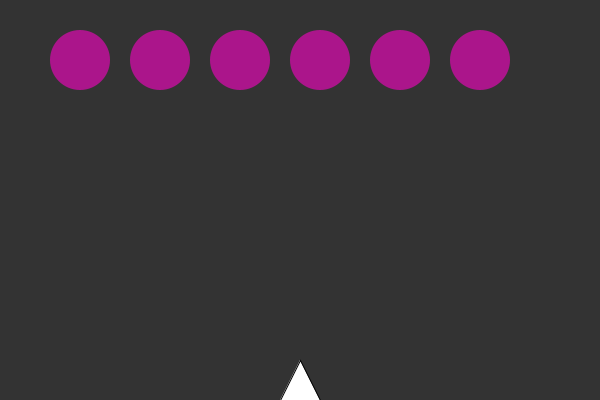
Frame 1 (no input)
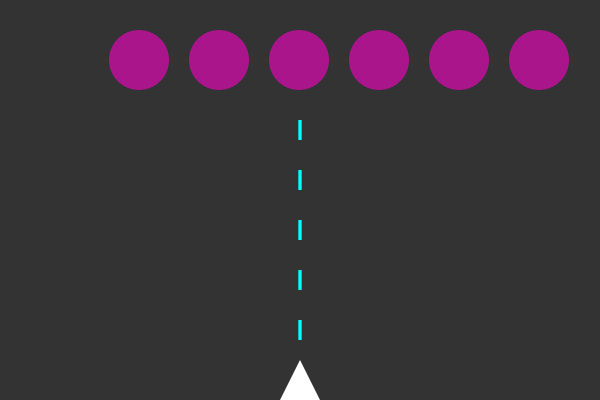
Frame 60 (the mouse pressed at the canvas centre just before this capture)
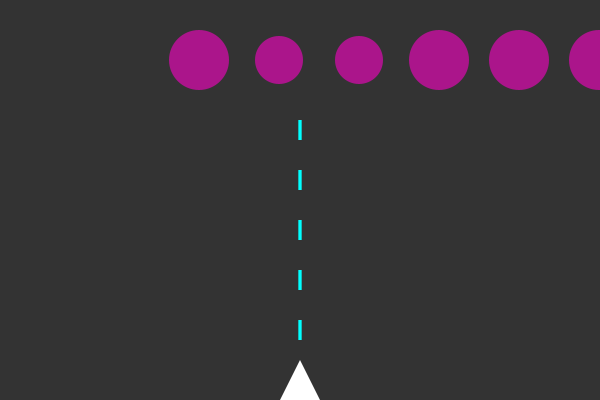
Frame 120 (the mouse held since frame 60 and released just before this capture)

The Processing sketch that drew these frames (run headless with seeded random() and noise(); from frame 60 on, the mouse is pressed at the canvas centre):

// Processing sketch: CC_005_Space_Invaders
// ── CC_005_Space_Invaders.pde
Ship ship;
Flower[] flowers = new Flower[6];
ArrayList<Drop> drops = new ArrayList<Drop>();

void setup() {
  size(600, 400);
  rectMode(CENTER);
  ship = new Ship();
  // drop = new Drop(width/2, height/2);
  for (int i = 0; i < flowers.length; i++) {
    flowers[i] = new Flower(i*80+80, 60);
  }
}

void draw() {
  background(51);
  
  if (frameCount%10 ==0) {
    Drop drop = new Drop(ship.x, ship.y);
    drops.add(drop);
  }


  for (Drop d : drops) {
    d.show();
    d.move();
    for (int j = 0; j < flowers.length; j++) {
      if (d.hits(flowers[j])) {
        flowers[j].grow();
        d.evaporate();
      }
    }
  }

  ship.show();
  ship.move();


  boolean edge = false;

  for (int i = 0; i < flowers.length; i++) {
    flowers[i].show();
    flowers[i].move();
    if (flowers[i].x > width || flowers[i].x < 0) {
      edge = true;
    }
  }

  if (edge) {
    for (int i = 0; i < flowers.length; i++) {
      flowers[i].shiftDown();
    }
  }

  for (int i = drops.size()-1; i >= 0; i--) {
    Drop d = drops.get(i);
    if (d.toDelete) {
      drops.remove(i);
    }
  }
}


void keyReleased() {
  if (key != ' ') {
    ship.setDir(0, 0);
  }
}

void mouseMoved() {
  ship.x = mouseX;
  ship.y = mouseY;
  
}

void keyPressed() {       
  
  for (Drop d : drops) {
    d.r = 520;
  }

  if (key == ' ') {
    Drop drop = new Drop(ship.x, ship.y);
    drops.add(drop);
  }

  if (keyCode == RIGHT) {
    ship.setDir(1, 0);
  } else if (keyCode == LEFT) {
    ship.setDir(-1, 0);
  }
  if (keyCode == UP) {
    ship.setDir(0, -1);
  } else if (keyCode == DOWN) {
    ship.setDir(0, 1);
  }
}

// ── Drop.pde
class Drop extends Object {
  boolean toDelete;

  Drop(float x, float y) {
    super(x, y);
    this.r = 10;
    this.toDelete = false;
  }

  void show() {
    noStroke();
    fill(0,255,255);
    //ellipse(this.x, this.y, this.r*2, this.r*2);
    rect(this.x, this.y, this.r/3, this.r*2);
  }

  void evaporate() {
    this.toDelete = true;
  }

  boolean hits(Flower flower) {
    float d = dist(this.x, this.y, flower.x, flower.y);
    if (d < this.r + flower.r) {
      return true;
    } else {
      return false;
    }
  }

  void move() {
    this.y = this.y - 5;
  }
}

// ── Flower.pde
class Flower extends Object {

  Flower(float x, float y) {
    this.x = x;
    this.y = y;
    this.r = 30;

    this.xdir = 1;
  }

  void grow() {
    this.r = constrain(this.r - 2, 0, this.r);
  }

  void shiftDown() {
    this.xdir *= -1;
    this.y += this.r;
  }

  void move() {
    this.x = this.x + this.xdir;
  }

  void show() {
    noStroke();
    fill(255, 0, 200, 150);
    ellipse(this.x, this.y, this.r*2, this.r*2);
  }
}

// ── Object.pde
class Object {
  float x, y, r, xdir, ydir;

  Object() {
  }

  Object(float x, float y) {
    this.x = x;
    this.y = y;
  }

  void show() {
  }

  void move() {
  }
}

// ── Ship.pde
class Ship extends Object {

  Ship() {
    this.x = width/2;
    this.y = height-20;
    this.xdir = 0;
  }

  void show() {
    fill(255);
    //rect(this.x, this.y, 20, 60);
    triangle(this.x, this.y-20, this.x-20, this.y+20, this.x+20, this.y+20);
  }

  void setDir(float xdir, float ydir) {
    this.xdir = xdir;
    this.ydir = ydir;
  }

  void move() {
    this.x += this.xdir*5;
    this.y += this.ydir*5;
  }
}
